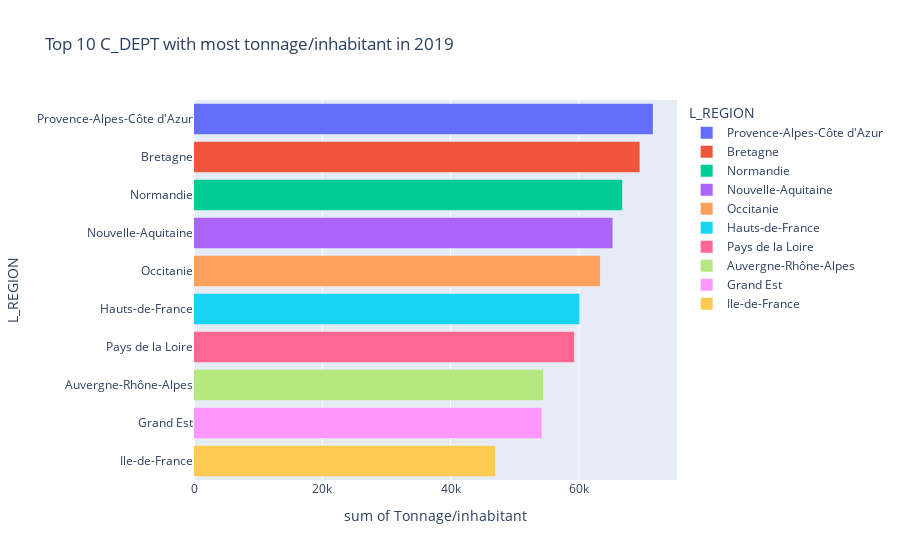

The notebook cell saved with this chart:
### Code cell
fig = px.histogram(
    top_10_df_tonnage.sort_values(by="tonnage_par_habitant", ascending=False),
    x="tonnage_par_habitant",
    y="L_REGION",
    color="L_REGION",
    title="Top 10 C_DEPT with most tonnage/inhabitant in 2019",
    labels={"tonnage_par_habitant": "Tonnage/inhabitant"},
    hover_data=["tonnage_par_habitant"]
)

fig.show()

### Figure 1 — Plotly figure (JSON) as saved in the notebook; plotly's stock layout.template omitted (floating-point values rounded to 4 significant figures)
{"data": [{"alignmentgroup": "True", "bingroup": "y", "histfunc": "sum", "hovertemplate": "L_REGION=%{y}<br>sum of Tonnage/inhabitant=%{x}<extra></extra>", "legendgroup": "Provence-Alpes-Côte d'Azur", "marker": {"color": "#636efa", "pattern": {"shape": ""}}, "name": "Provence-Alpes-Côte d'Azur", "offsetgroup": "Provence-Alpes-Côte d'Azur", "orientation": "h", "showlegend": true, "type": "histogram", "x": [71510.0], "xaxis": "x", "y": ["Provence-Alpes-Côte d'Azur"], "yaxis": "y"}, {"alignmentgroup": "True", "bingroup": "y", "histfunc": "sum", "hovertemplate": "L_REGION=%{y}<br>sum of Tonnage/inhabitant=%{x}<extra></extra>", "legendgroup": "Bretagne", "marker": {"color": "#EF553B", "pattern": {"shape": ""}}, "name": "Bretagne", "offsetgroup": "Bretagne", "orientation": "h", "showlegend": true, "type": "histogram", "x": [69450.0], "xaxis": "x", "y": ["Bretagne"], "yaxis": "y"}, {"alignmentgroup": "True", "bingroup": "y", "histfunc": "sum", "hovertemplate": "L_REGION=%{y}<br>sum of Tonnage/inhabitant=%{x}<extra></extra>", "legendgroup": "Normandie", "marker": {"color": "#00cc96", "pattern": {"shape": ""}}, "name": "Normandie", "offsetgroup": "Normandie", "orientation": "h", "showlegend": true, "type": "histogram", "x": [66730.0], "xaxis": "x", "y": ["Normandie"], "yaxis": "y"}, {"alignmentgroup": "True", "bingroup": "y", "histfunc": "sum", "hovertemplate": "L_REGION=%{y}<br>sum of Tonnage/inhabitant=%{x}<extra></extra>", "legendgroup": "Nouvelle-Aquitaine", "marker": {"color": "#ab63fa", "pattern": {"shape": ""}}, "name": "Nouvelle-Aquitaine", "offsetgroup": "Nouvelle-Aquitaine", "orientation": "h", "showlegend": true, "type": "histogram", "x": [65230.0], "xaxis": "x", "y": ["Nouvelle-Aquitaine"], "yaxis": "y"}, {"alignmentgroup": "True", "bingroup": "y", "histfunc": "sum", "hovertemplate": "L_REGION=%{y}<br>sum of Tonnage/inhabitant=%{x}<extra></extra>", "legendgroup": "Occitanie", "marker": {"color": "#FFA15A", "pattern": {"shape": ""}}, "name": "Occitanie", "offsetgroup": "Occitanie", "orientation": "h", "showlegend": true, "type": "histogram", "x": [63280.0], "xaxis": "x", "y": ["Occitanie"], "yaxis": "y"}, {"alignmentgroup": "True", "bingroup": "y", "histfunc": "sum", "hovertemplate": "L_REGION=%{y}<br>sum of Tonnage/inhabitant=%{x}<extra></extra>", "legendgroup": "Hauts-de-France", "marker": {"color": "#19d3f3", "pattern": {"shape": ""}}, "name": "Hauts-de-France", "offsetgroup": "Hauts-de-France", "orientation": "h", "showlegend": true, "type": "histogram", "x": [60080.0], "xaxis": "x", "y": ["Hauts-de-France"], "yaxis": "y"}, {"alignmentgroup": "True", "bingroup": "y", "histfunc": "sum", "hovertemplate": "L_REGION=%{y}<br>sum of Tonnage/inhabitant=%{x}<extra></extra>", "legendgroup": "Pays de la Loire", "marker": {"color": "#FF6692", "pattern": {"shape": ""}}, "name": "Pays de la Loire", "offsetgroup": "Pays de la Loire", "orientation": "h", "showlegend": true, "type": "histogram", "x": [59240.0], "xaxis": "x", "y": ["Pays de la Loire"], "yaxis": "y"}, {"alignmentgroup": "True", "bingroup": "y", "histfunc": "sum", "hovertemplate": "L_REGION=%{y}<br>sum of Tonnage/inhabitant=%{x}<extra></extra>", "legendgroup": "Auvergne-Rhône-Alpes", "marker": {"color": "#B6E880", "pattern": {"shape": ""}}, "name": "Auvergne-Rhône-Alpes", "offsetgroup": "Auvergne-Rhône-Alpes", "orientation": "h", "showlegend": true, "type": "histogram", "x": [54420.0], "xaxis": "x", "y": ["Auvergne-Rhône-Alpes"], "yaxis": "y"}, {"alignmentgroup": "True", "bingroup": "y", "histfunc": "sum", "hovertemplate": "L_REGION=%{y}<br>sum of Tonnage/inhabitant=%{x}<extra></extra>", "legendgroup": "Grand Est", "marker": {"color": "#FF97FF", "pattern": {"shape": ""}}, "name": "Grand Est", "offsetgroup": "Grand Est", "orientation": "h", "showlegend": true, "type": "histogram", "x": [54180.0], "xaxis": "x", "y": ["Grand Est"], "yaxis": "y"}, {"alignmentgroup": "True", "bingroup": "y", "histfunc": "sum", "hovertemplate": "L_REGION=%{y}<br>sum of Tonnage/inhabitant=%{x}<extra></extra>", "legendgroup": "Ile-de-France", "marker": {"color": "#FECB52", "pattern": {"shape": ""}}, "name": "Ile-de-France", "offsetgroup": "Ile-de-France", "orientation": "h", "showlegend": true, "type": "histogram", "x": [46940.0], "xaxis": "x", "y": ["Ile-de-France"], "yaxis": "y"}], "layout": {"barmode": "relative", "legend": {"title": {"text": "L_REGION"}, "tracegroupgap": 0}, "title": {"text": "Top 10 C_DEPT with most tonnage/inhabitant in 2019"}, "xaxis": {"anchor": "y", "domain": [0, 1], "title": {"text": "sum of Tonnage/inhabitant"}}, "yaxis": {"anchor": "x", "categoryarray": ["Ile-de-France", "Grand Est", "Auvergne-Rhône-Alpes", "Pays de la Loire", "Hauts-de-France", "Occitanie", "Nouvelle-Aquitaine", "Normandie", "Bretagne", "Provence-Alpes-Côte d'Azur"], "categoryorder": "array", "domain": [0, 1], "title": {"text": "L_REGION"}}}}
